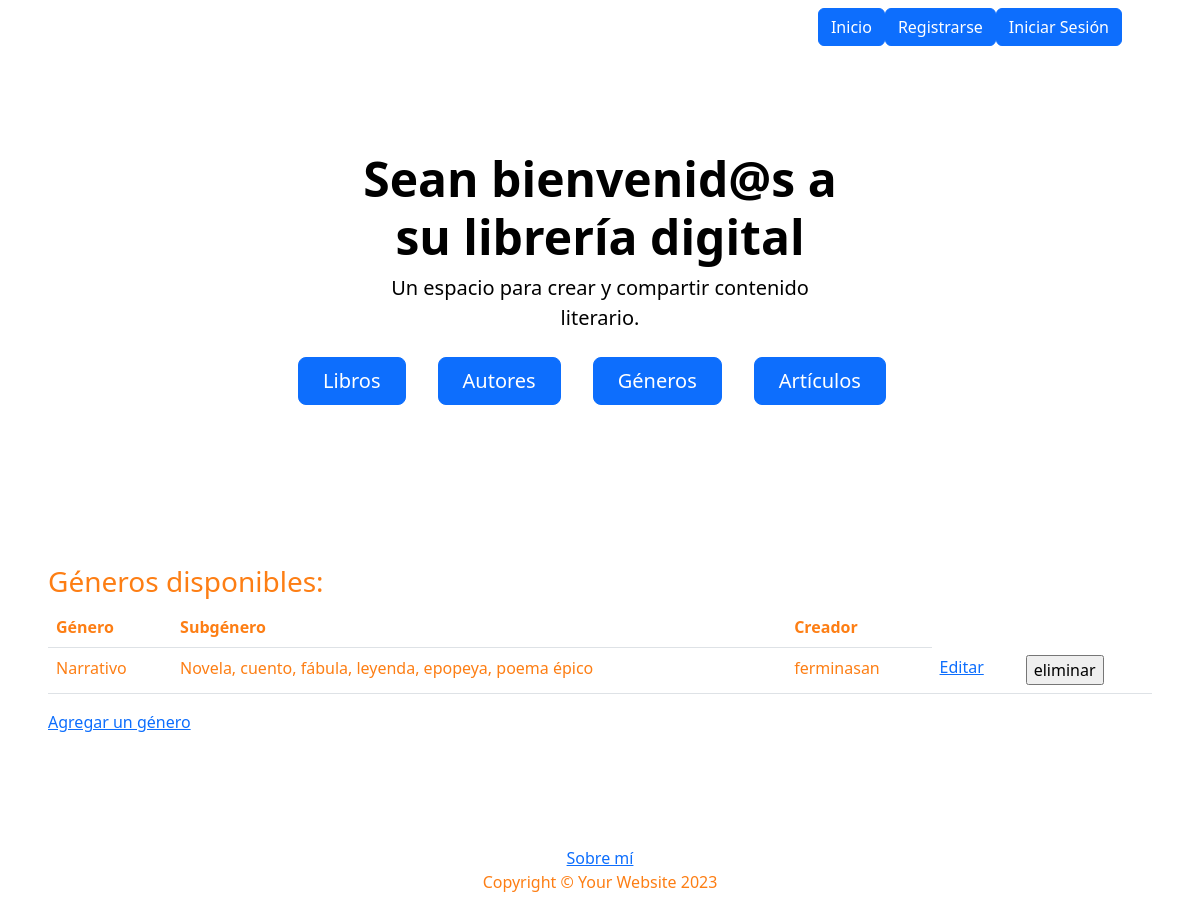
The app's page /mi_libreria/generos/ with its own data.
### mi_libreria/models.py (models this page shows, shortened)
class Generos(models.Model):
    nombre = models.CharField(max_length=32)
    sub_genero = models.CharField(max_length=128)
    creador = models.ForeignKey(User, default=1, null=True, on_delete=models.CASCADE, related_name='generos_creados')

### mi_libreria/views.py (the view)
# urls.py: path("generos/", views.listar_generos, name='lista_generos'),
def listar_generos(request):
    contexto = {
        "generos": Generos.objects.all(),
    }
    http_response = render(
        request=request,
        template_name='mi_libreria/lista_generos.html',
        context=contexto,
    )
    return http_response

### mi_libreria/templates/mi_libreria/lista_generos.html (shortened to what this page needs)
{% extends 'base.html' %}
{% block contenido %}
    <h3>Géneros disponibles:</h3>
    <table class="table">
        <tbody>
            <tr>
                <th>Género</th>
                <th>Subgénero</th>
                <th>Creador</th>
            </tr>
            {% for genero in generos %}
            <tr>
                <td>{{ genero.nombre }}</td>
                <td>{{ genero.sub_genero }}</td>
                <td>{{ genero.creador }}</td>
                <td>
                    <a href="{% url 'editar_genero' genero.id %}">Editar</a>
                  </td>
                <td>
                    <form action="{% url 'eliminar_genero' genero.id %}" method="post">
                      <input type="submit" value="eliminar"/>
                    </form>
                  </td>
            </tr>
            {% endfor %}
        </tbody>
    </table>
    <a href="{% url 'crear_generos' %}">Agregar un género</a>
{% endblock contenido %}

### records on screen
Generos: nombre "Narrativo", sub_genero "Novela, cuento, fábula, leyenda, epopeya, poema épico", creador "ferminasan"
